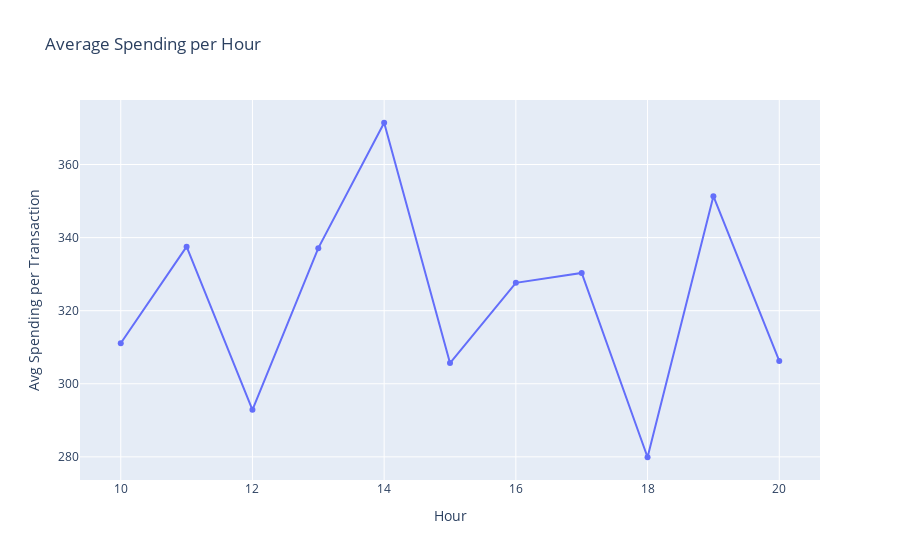

The notebook cell this image was saved under:
### Code cell
# Average spending per hour
hourly_spending = super.groupby('hour_of_day')['total'].mean().reset_index()

# Plot spending trend
fig5 = px.line(hourly_spending, x='hour_of_day', y='total', markers=True,
               title="Average Spending per Hour",
               labels={'hour_of_day': 'Hour', 'total': 'Avg Spending per Transaction'})
fig5.show()

### Figure 1 — Plotly figure (JSON) as saved in the notebook; plotly's stock layout.template omitted (floating-point values rounded to 4 significant figures)
{"data": [{"hovertemplate": "Hour=%{x}<br>Avg Spending per Transaction=%{y}<extra></extra>", "legendgroup": "", "line": {"color": "#636efa", "dash": "solid"}, "marker": {"symbol": "circle"}, "mode": "markers+lines", "name": "", "orientation": "v", "showlegend": false, "type": "scatter", "x": [10, 11, 12, 13, 14, 15, 16, 17, 18, 19, 20], "xaxis": "x", "y": [311.1, 337.5, 292.9, 337.1, 371.4, 305.7, 327.6, 330.3, 279.9, 351.3, 306.3], "yaxis": "y"}], "layout": {"legend": {"tracegroupgap": 0}, "title": {"text": "Average Spending per Hour"}, "xaxis": {"anchor": "y", "domain": [0, 1], "title": {"text": "Hour"}}, "yaxis": {"anchor": "x", "domain": [0, 1], "title": {"text": "Avg Spending per Transaction"}}}}
